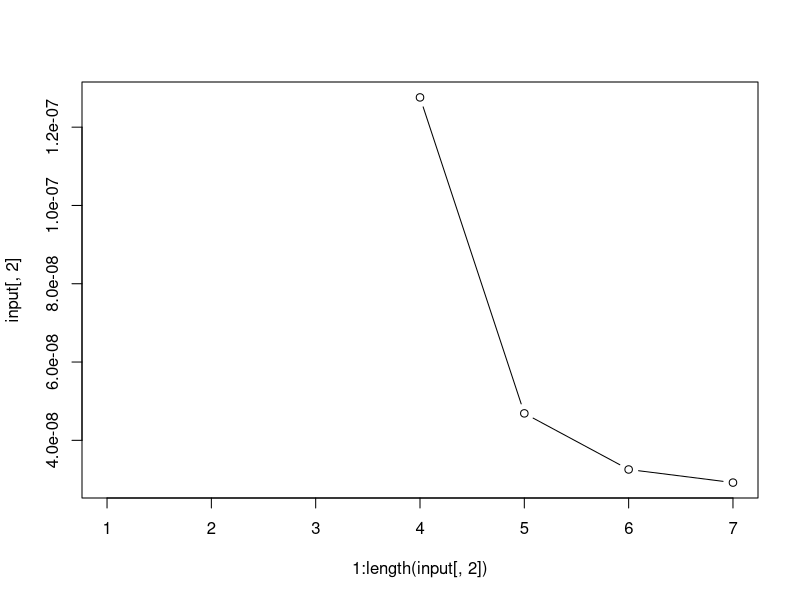

The R source for this figure:
setwd("~/GitHub/hspice/pwmADC/code")
input <- read.table("newcreation.txt", sep = "=")
plot <- plot( 1:length(input[,2]),input[, 2], type = "b")
